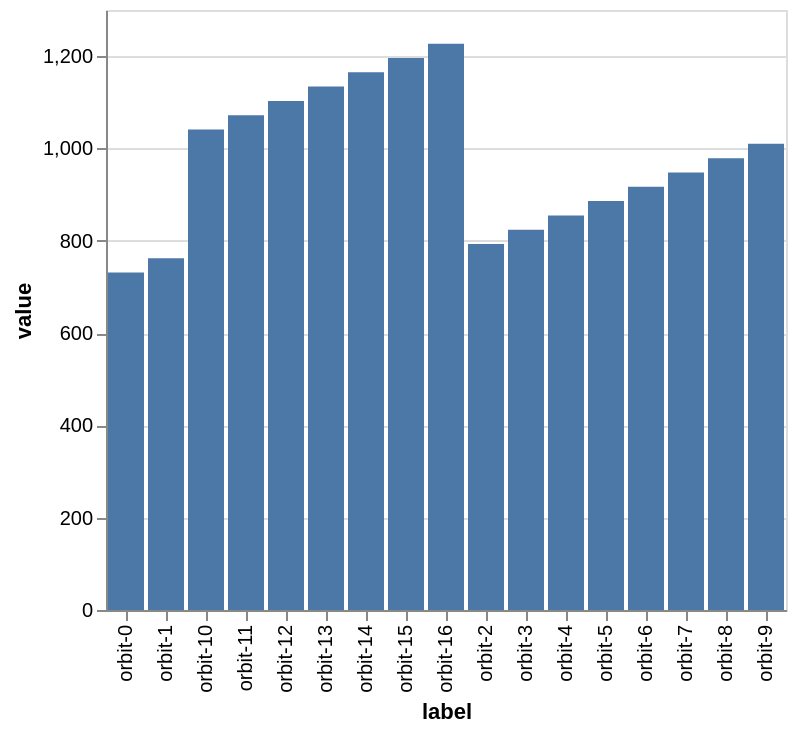

Here is the Vega-Lite specification saved for this chart:
### Vega-Lite specification from a JSON file in a GitHub repository (floating-point values rounded to 4 significant figures)
{"$schema": "https://vega.github.io/schema/vega-lite/v5.json", "data": {"values": [{"id": 0, "label": "orbit-0", "value": 731, "active": true}, {"id": 1, "label": "orbit-1", "value": 762, "active": false}, {"id": 2, "label": "orbit-2", "value": 793, "active": true}, {"id": 3, "label": "orbit-3", "value": 824, "active": false}, {"id": 4, "label": "orbit-4", "value": 855, "active": true}, {"id": 5, "label": "orbit-5", "value": 886, "active": false}, {"id": 6, "label": "orbit-6", "value": 917, "active": true}, {"id": 7, "label": "orbit-7", "value": 948, "active": false}, {"id": 8, "label": "orbit-8", "value": 979, "active": true}, {"id": 9, "label": "orbit-9", "value": 1010, "active": false}, {"id": 10, "label": "orbit-10", "value": 1041, "active": true}, {"id": 11, "label": "orbit-11", "value": 1072, "active": false}, {"id": 12, "label": "orbit-12", "value": 1103, "active": true}, {"id": 13, "label": "orbit-13", "value": 1134, "active": false}, {"id": 14, "label": "orbit-14", "value": 1165, "active": true}, {"id": 15, "label": "orbit-15", "value": 1196, "active": false}, {"id": 16, "label": "orbit-16", "value": 1227, "active": true}]}, "mark": "bar", "encoding": {"x": {"field": "label", "type": "nominal"}, "y": {"field": "value", "type": "quantitative"}}}
